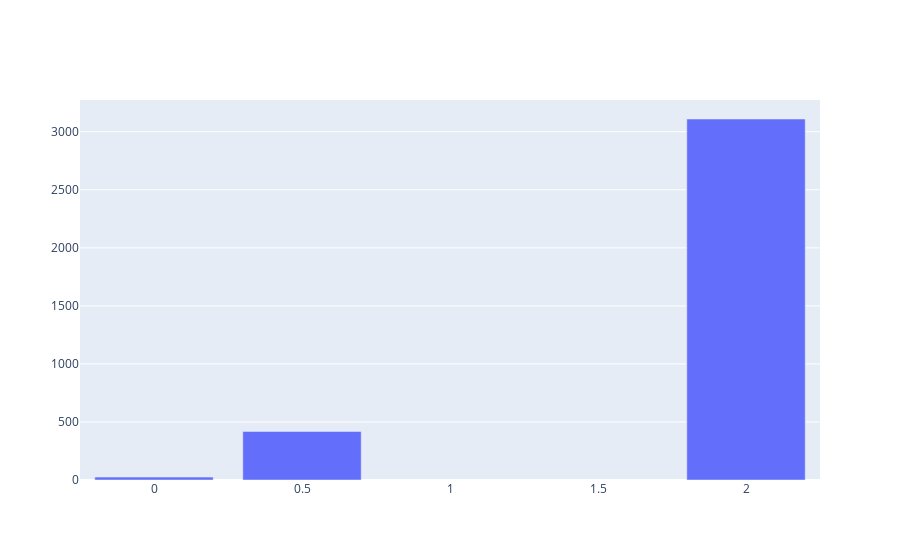

Notebook code cell kept with this figure:
### Code cell
# 共有车的分布
gen_bar_plotly_by_counter(bc)

### Figure 1 — Plotly figure (JSON) as saved in the notebook; plotly's stock layout.template omitted (floating-point values rounded to 4 significant figures)
{"data": [{"type": "bar", "x": [0, 0.5, 2], "y": [25, 418, 3110]}], "layout": {}}
